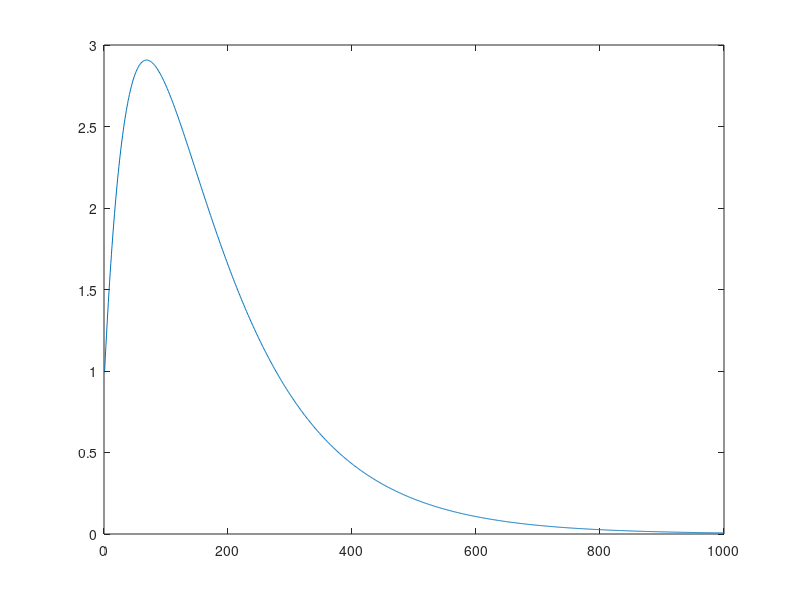

This figure's MATLAB source:
clear;
clc;

A = [1 0 ; 1 1];
B0 = [1 ; 1];
B1 = [0 ; 1];
h = 1;
Q = [1 0; 1 1];
R = 1;
N = [0; 0];
B = B0+expm(-A)*B1;
[K, S, e] = lqr(A,B,Q,R,N);

t = 0:0.01:10;
C= [1 1];

for i=1:1:1000
    x(i) = C*expm((A-B*K)*t(i))*[1;0];
end
plot(x);
